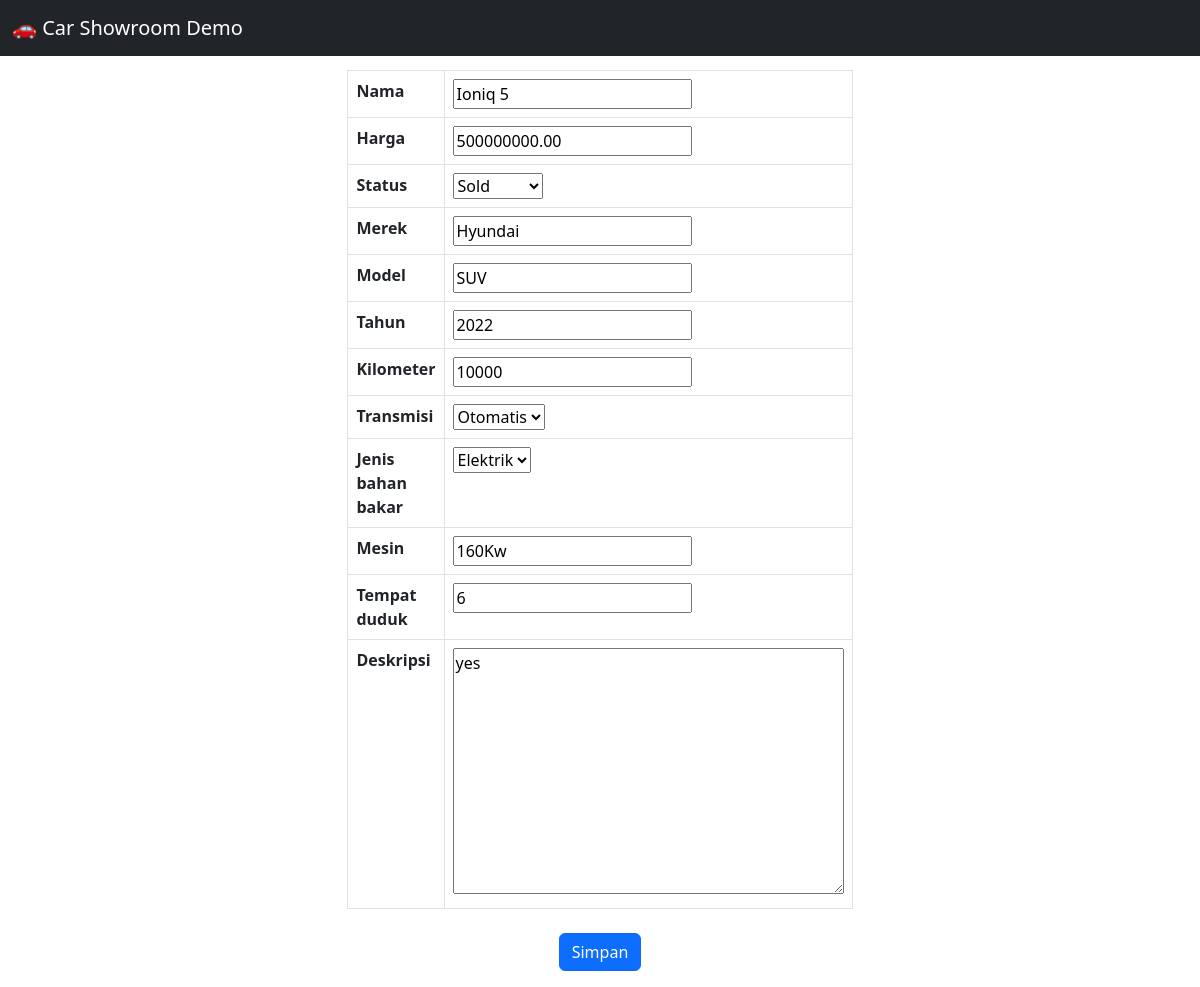
/update/2/?next=/demo/dashboard/carlist/, run on an earlier commit of the app's database.
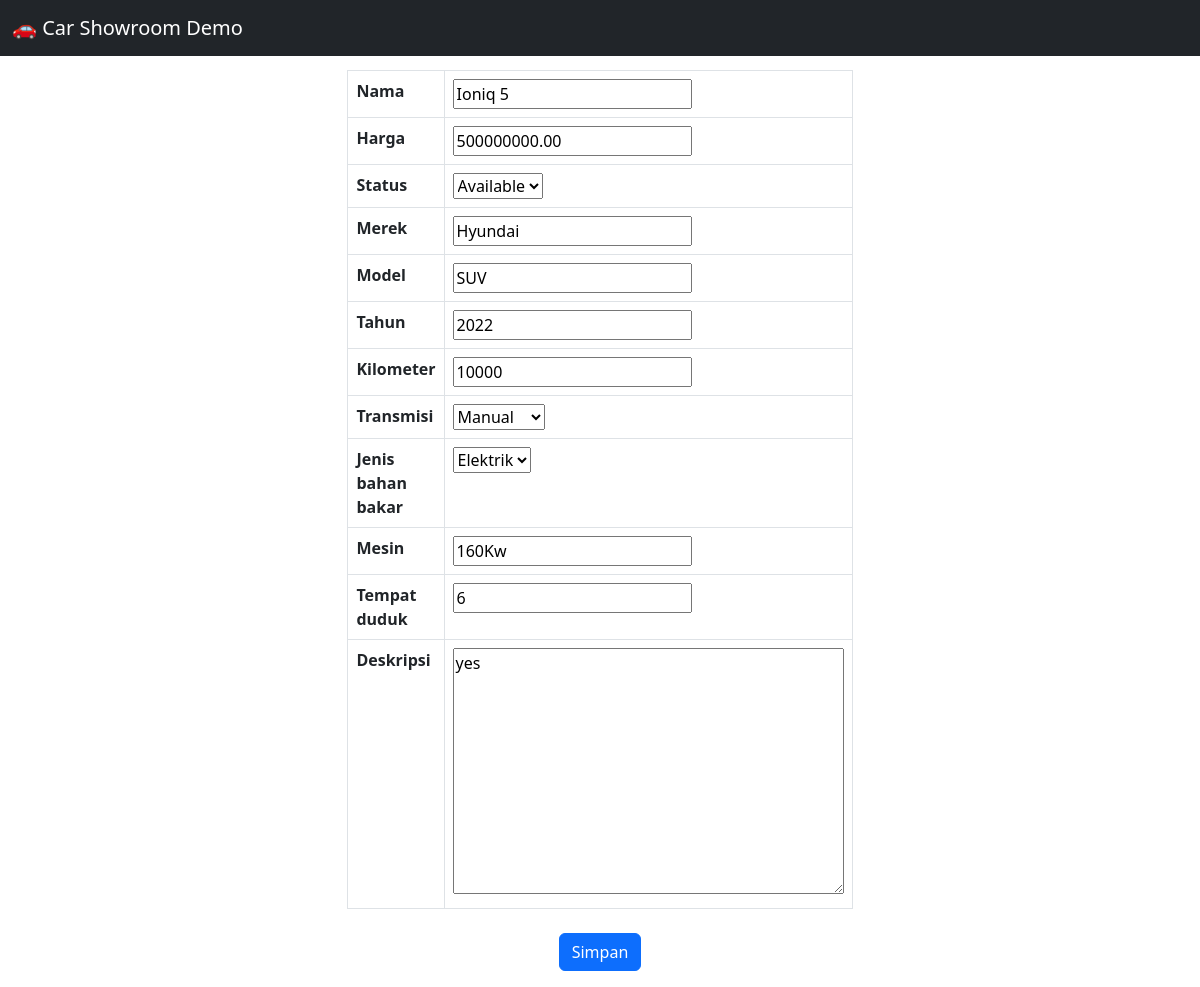
And on a later commit of the database.
### cars/models.py (models this page shows, shortened)
class Cars(models.Model):
    id = models.AutoField(primary_key=True)
    nama = models.CharField(max_length=100)
    harga = models.DecimalField(max_digits=12, decimal_places=2)
    merek = models.CharField(max_length=50)
    model = models.CharField(max_length=50)
    tahun = models.IntegerField()
    kilometer = models.IntegerField()
    transmisi = models.CharField(max_length=20, choices=[('auto','Otomatis'), ('manual', 'Manual')])
    jenis_bahan_bakar = models.CharField(max_length=20, choices=[('bensin','Bensin'), ('diesel', 'Diesel'), ('elektrik', 'Elektrik')])
    mesin = models.CharField(max_length=50)
    tempat_duduk = models.IntegerField()
    deskripsi = models.TextField()
    gambar = models.ImageField(upload_to='cars/images/',blank=True, null=True)
    status = models.CharField(max_length=20,
                              choices=[('available','Available'),('sold','Sold'),('booked','Booked')],default='available')

### cars/views.py (the view)
# urls.py: path('update/<int:car_id>/', updateCar, name='update_car'),
def updateCar(request, car_id):
    car = get_object_or_404(Cars, id=car_id)
    if request.method == 'POST':
        form = CarsForm(request.POST, request.FILES, instance=car)
        if form.is_valid():
            form.save()
            next_url = request.GET.get('next', 'carList')
            return redirect(next_url)
        else:
            logger.error("Form submission failed: %s", form.errors)
    else:
        form = CarsForm(instance=car)
    context = {
        'form': form
    }
    return render(request, 'cars/car_form_demo.html',context=context)

### cars/forms.py (shortened to what this page needs)
class CarsForm(forms.ModelForm):
    class Meta:
        model = Cars
        fields = ['nama', 'harga', 'status', 'merek', 'model', 'tahun', 'kilometer', 'transmisi', 'jenis_bahan_bakar', 'mesin', 'tempat_duduk', 'deskripsi']

### cars/templates/cars/car_form_demo.html (shortened to what this page needs)
{% extends "demo/api_base.html" %}
{% block content %}
        <form method="POST" enctype="multipart/form-data">
            <table class="table table-bordered" style="width: 60%; margin: 0 auto;">
            <tbody>
            {% for field in form %}
            {% if not field.is_hidden %}
            <tr>
                <th>{{ field.label }}</th>
                <td>{{ field }}</td>
            </tr>
            {% else %}
            {{ field }}
            {% endif %}
            {% endfor %}
            </tbody>
            </table>
            <div class="mb-3 text-center">
            <button type="submit" class="btn btn-primary mt-4">Simpan</button>
            </div>
        </form>
{% endblock content %}

What changed in the data, as far as the page shows it:
changed Cars "Ioniq 5": status "Sold" → "Available"; transmisi "Otomatis" → "Manual"
